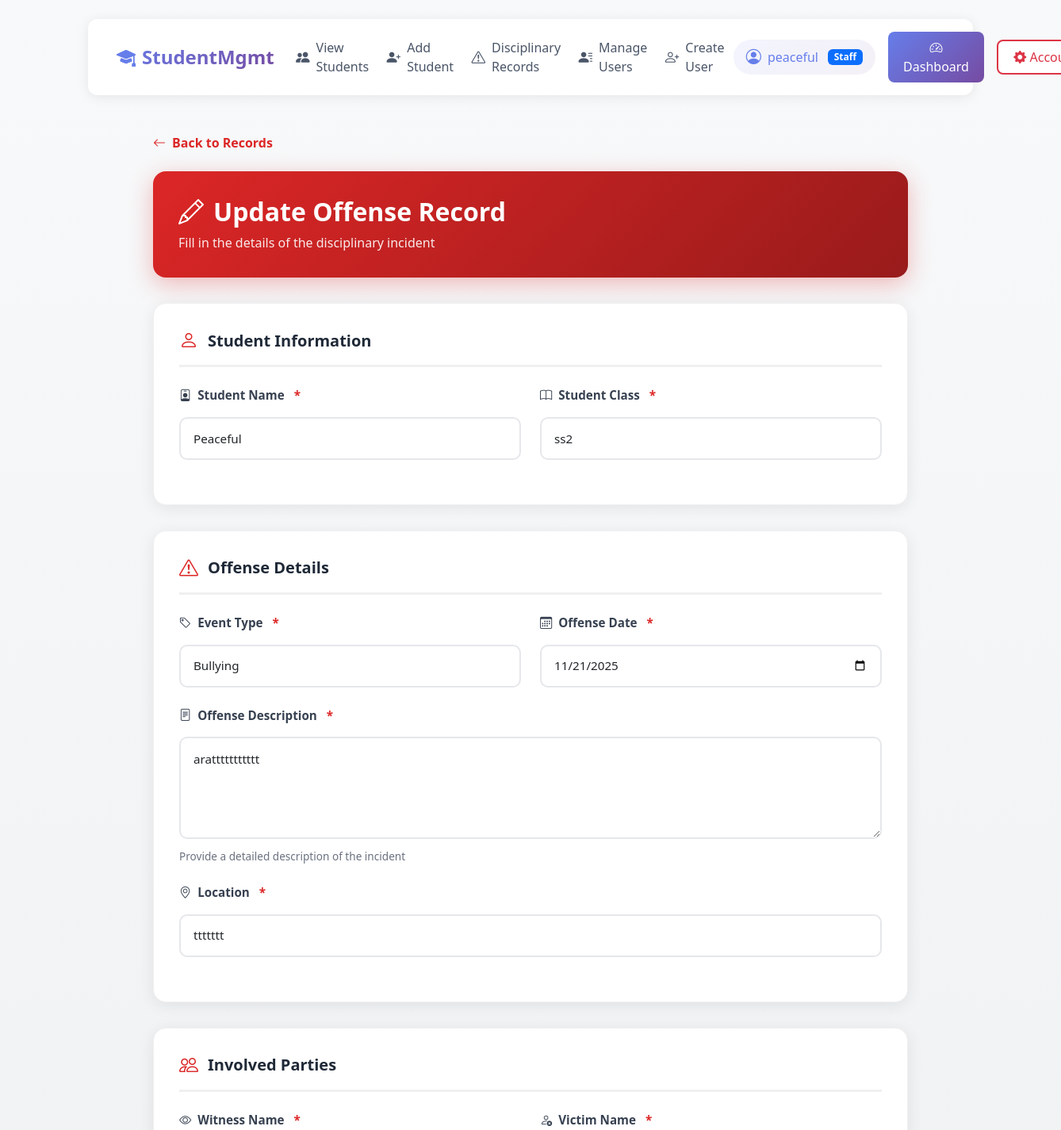
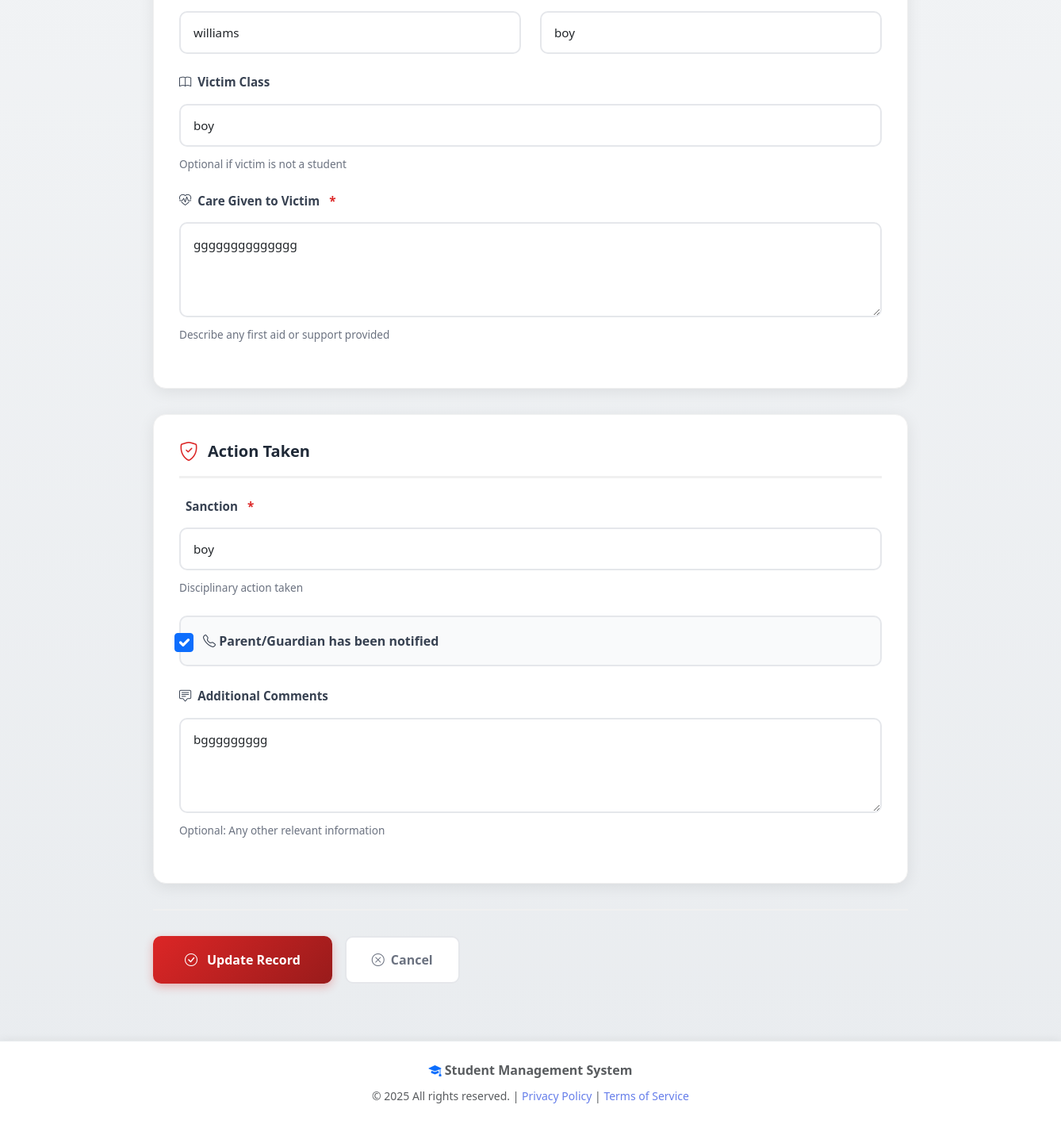
The app's page /committee/1/update/ (signed in) with its own data (2 pictures, top to bottom).
### committee/models.py (models this page shows, shortened)
class StudentOffense(models.Model):
    EVENT_CHOICES = [
        ("Discipline", "Discipline"),
        ("Bullying", "Bullying"),
        ("Incident", "Incident"),
        ("Accident", "Accident"),
    ]
    student = models.ForeignKey(
        Student,
        on_delete=models.CASCADE,
        related_name="committee_offenses",
        null=True,
        blank=True,
    )
    student_name = models.CharField(max_length=255)
    student_class = models.CharField(max_length=50)
    offense_description = models.TextField()
    offense_date = models.DateField()
    witness_name = models.CharField(max_length=255)
    victim_name = models.CharField(max_length=255)
    victim_class = models.CharField(max_length=50, blank=True, null=True)
    care_given_to_victim = models.TextField()
    location = models.CharField(max_length=255)
    event_type = models.CharField(max_length=50, choices=EVENT_CHOICES)
    sanction = models.CharField(max_length=255)
    parent_notified = models.BooleanField(default=False)
    other_comments = models.TextField(blank=True, null=True)

### committee/views.py (the view)
# urls.py: path("<int:offense_id>/update/", views.offense_update, name="offense_update"),
@login_required
def offense_update(request, offense_id):
    offense = get_object_or_404(StudentOffense, id=offense_id)
    if request.method == "POST":
        form = StudentOffenseForm(request.POST, instance=offense)
        if form.is_valid():
            form.save()
            messages.success(request, "Offense record updated successfully!")
            return redirect("committee:offense_detail", offense_id=offense.id)
    else:
        form = StudentOffenseForm(instance=offense)
    return render(
        request,
        "committee/offense_form.html",
        {"form": form, "offense": offense, "action": "Update"},
    )

### committee/forms.py
class StudentOffenseForm(forms.ModelForm):
    class Meta:
        model = StudentOffense
        fields = [
            "student_name",
            "student_class",
            "offense_description",
            "offense_date",
            "witness_name",
            "victim_name",
            "victim_class",
            "care_given_to_victim",
            "location",
            "event_type",
            "sanction",
            "parent_notified",
            "other_comments",
        ]
        widgets = {
            "offense_description": forms.Textarea(attrs={"rows": 4}),
            "care_given_to_victim": forms.Textarea(attrs={"rows": 3}),
            "other_comments": forms.Textarea(attrs={"rows": 3}),
            "offense_date": forms.DateInput(attrs={"type": "date"}),
        }

### committee/templates/committee/offense_form.html (shortened to what this page needs)
{% extends 'records/base.html' %}
{% load static %}
{% block content %}
<div class="form-container">
    <a href="{% url 'committee:offense_list' %}" class="back-button">
        <i class="bi bi-arrow-left"></i> Back to Records
    </a>
    <div class="form-header">
        <h1>
            <i class="bi bi-{% if action == 'Create' %}plus-circle{% else %}pencil{% endif %}"></i>
            {{ action }} Offense Record
        </h1>
        <p>Fill in the details of the disciplinary incident</p>
    </div>
    <form method="post" novalidate>
        <div class="form-card">
            <h3 class="section-title">
                <i class="bi bi-person"></i>
                Student Information
            </h3>
            <div class="form-row">
                <div class="form-group">
                    <label class="form-label required">
                        <i class="bi bi-person-badge"></i>
                        Student Name
                    </label>
                    {{ form.student_name }}
                </div>
                <div class="form-group">
                    <label class="form-label required">
                        <i class="bi bi-book"></i>
                        Student Class
                    </label>
                    {{ form.student_class }}
                </div>
            </div>
        </div>
        <div class="form-card">
            <h3 class="section-title">
                <i class="bi bi-exclamation-triangle"></i>
                Offense Details
            </h3>
            <div class="form-row">
                <div class="form-group">
                    <label class="form-label required">
                        <i class="bi bi-tag"></i>
                        Event Type
                    </label>
                    {{ form.event_type }}
                </div>
                <div class="form-group">
                    <label class="form-label required">
                        <i class="bi bi-calendar3"></i>
                        Offense Date
                    </label>
                    {{ form.offense_date }}
                </div>
            </div>
            <div class="form-row">
                <div class="form-group form-group-full">
                    <label class="form-label required">
                        <i class="bi bi-file-text"></i>
                        Offense Description
                    </label>
                    {{ form.offense_description }}
                    <span class="help-text">Provide a detailed description of the incident</span>
                </div>
            </div>
            <div class="form-row">
                <div class="form-group form-group-full">
                    <label class="form-label required">
                        <i class="bi bi-geo-alt"></i>
                        Location
                    </label>
                    {{ form.location }}
                </div>
            </div>
        </div>
        <div class="form-card">
            <h3 class="section-title">
                <i class="bi bi-people"></i>
                Involved Parties
            </h3>
            <div class="form-row">
                <div class="form-group">
                    <label class="form-label required">
                        <i class="bi bi-eye"></i>
                        Witness Name
                    </label>
                    {{ form.witness_name }}
                </div>
                <div class="form-group">
                    <label class="form-label required">
                        <i class="bi bi-person-x"></i>
                        Victim Name
                    </label>
                    {{ form.victim_name }}
                </div>
            </div>
            <div class="form-row">
                <div class="form-group">
                    <label class="form-label">
                        <i class="bi bi-book"></i>
                        Victim Class
                    </label>
                    {{ form.victim_class }}
                    <span class="help-text">Optional if victim is not a student</span>
                </div>
            </div>
            <div class="form-row">
                <div class="form-group form-group-full">
                    <label class="form-label required">
                        <i class="bi bi-heart-pulse"></i>
                        Care Given to Victim
                    </label>
                    {{ form.care_given_to_victim }}
                    <span class="help-text">Describe any first aid or support provided</span>
                </div>
            </div>
        </div>
        <div class="form-card">
            <h3 class="section-title">
                <i class="bi bi-shield-check"></i>
                Action Taken
            </h3>
            <div class="form-row">
                <div class="form-group form-group-full">
                    <label class="form-label required">
                        Sanction
                    </label>
                    {{ form.sanction }}
                    <span class="help-text">Disciplinary action taken</span>
                </div>
            </div>
            <div class="form-row">
                <div class="form-group form-group-full">
                    <label class="form-check">
                        {{ form.parent_notified }}
                        <span class="form-check-label">
                            <i class="bi bi-telephone"></i>
                            Parent/Guardian has been notified
                        </span>
                    </label>
                </div>
            </div>
            <div class="form-row">
                <div class="form-group form-group-full">
                    <label class="form-label">
                        <i class="bi bi-chat-square-text"></i>
                        Additional Comments
                    </label>
                    {{ form.other_comments }}
                    <span class="help-text">Optional: Any other relevant information</span>
                </div>
            </div>
        </div>
        <div class="form-actions">
            <button type="submit" class="btn-submit">
                <i class="bi bi-check-circle"></i>
                {{ action }} Record
            </button>
            <a href="{% url 'committee:offense_list' %}" class="btn-cancel">
                <i class="bi bi-x-circle"></i>
                Cancel
            </a>
        </div>
    </form>
</div>
{% endblock %}

### records/templates/records/base.html (shortened to what this page needs)
<!DOCTYPE html>
<html lang="en">
{% load static %}
<head>
    <link rel="stylesheet" href="https://cdn.jsdelivr.net/npm/bootstrap@5.3.0/dist/css/bootstrap.min.css">
    <link rel="stylesheet" href="https://cdn.jsdelivr.net/npm/bootstrap-icons@1.11.0/font/bootstrap-icons.css">
</head>
<body>
    <div class="container mt-4 mb-5">
        <nav class="navbar navbar-expand-lg navbar-light navbar-custom mb-4">
            <div class="container-fluid">
                <a class="navbar-brand" href="/">
                    <i class="bi bi-mortarboard-fill"></i>
                    StudentMgmt
                </a>
                <div class="collapse navbar-collapse" id="navbarContent">
                    <ul class="navbar-nav me-auto mb-2 mb-lg-0">
                        {% if request.user.is_authenticated %}
                            <li class="nav-item">
                                <a class="nav-link" href="{% url 'records:student_list' %}">
                                    <i class="bi bi-people-fill"></i> View Students
                                </a>
                            </li>
                            <li class="nav-item">
                                <a class="nav-link" href="{% url 'records:student_create' %}">
                                    <i class="bi bi-person-plus-fill"></i> Add Student
                                </a>
                            </li>
                            <li class="nav-item">
                            <a href="{% url 'committee:offense_list' %}" class="nav-link">
                                <i class="bi bi-exclamation-triangle"></i> Disciplinary Records
                            </a>
                        </li>
                            {% if request.user.is_superuser %}
                            <li class="nav-item">
                                <a class="nav-link" href="{% url 'accounts:user_list' %}">
                                    <i class="bi bi-person-lines-fill"></i> Manage Users
                                </a>
                            </li>
                            <li class="nav-item">
                                <a class="nav-link" href="{% url 'accounts:user_create' %}">
                                    <i class="bi bi-person-plus"></i> Create User
                                </a>
                            </li>
                            {% endif %}
                        {% endif %}
                    </ul>
                    <div class="ms-auto user-info">
                        {% if request.user.is_authenticated %}
                        <div class="user-badge">
                            <i class="bi bi-person-circle"></i>
                            <span>{{ request.user.get_full_name|default:request.user.username }}</span>
                            {% if request.user.is_staff %}
                            <span class="badge bg-primary ms-1">Staff</span>
                            {% endif %}
                        </div>
                        {% if request.user.is_staff %}
                        <a class="btn btn-custom btn-dashboard" href="{% url 'records:admin_dashboard' %}">
                            <i class="bi bi-speedometer2"></i> Dashboard
                        </a>
                        {% endif %}
                        <div class="dropdown">
                            <button class="btn btn-custom btn-logout dropdown-toggle" type="button" id="userDropdown"
                                data-bs-toggle="dropdown" aria-expanded="false">
                                <i class="bi bi-gear-fill"></i> Account
                            </button>
                        </div>
                        {% else %}
                        <a class="btn btn-custom btn-login" href="{% url 'accounts:login' %}">
                            <i class="bi bi-box-arrow-in-right"></i> Login
                        </a>
                        {% endif %}
                    </div>
                </div>
            </div>
        </nav>
        <div class="content-wrapper">
            {% block content %}{% endblock %}
        </div>
    </div>
    <footer class="mt-auto py-4">
        <div class="container text-center text-muted">
            <p class="mb-2">
                <i class="bi bi-mortarboard-fill text-primary"></i>
                <strong>Student Management System</strong>
            </p>
            <p class="mb-0">
                <small>&copy; {% now "Y" %} All rights reserved. |
                    <a href="#" class="text-decoration-none">Privacy Policy</a> |
                    <a href="#" class="text-decoration-none">Terms of Service</a>
                </small>
            </p>
        </div>
    </footer>
</body>
</html>

### records/templates/records/base.html (style rules this page uses)
:root { --primary-gradient: linear-gradient(135deg, #667eea 0%, #764ba2 100%); --primary-color: #667eea; --secondary-color: #764ba2; }
body { background: linear-gradient(to bottom, #f8f9fa 0%, #e9ecef 100%); min-height: 100vh; font-family: 'Segoe UI', Tahoma, Geneva, Verdana, sans-serif; }
.navbar-custom { background: white !important; box-shadow: 0 2px 15px rgba(0, 0, 0, 0.08); border-radius: 12px; padding: 1rem 1.5rem; }
.navbar-brand { font-weight: 700; font-size: 1.5rem; background: var(--primary-gradient); -webkit-background-clip: text; -webkit-text-fill-color: transparent; background-clip: text; display: flex; align-items: center; gap: 0.5rem; }
.navbar-brand i { -webkit-text-fill-color: #667eea; }
.user-info { display: flex; align-items: center; gap: 1rem; }
.user-badge { background: linear-gradient(135deg, #667eea15 0%, #764ba215 100%); padding: 0.5rem 1rem; border-radius: 50px; font-weight: 500; color: var(--primary-color); display: flex; align-items: center; gap: 0.5rem; }
.user-badge i { font-size: 1.2rem; }
.btn-custom { border-radius: 8px; padding: 0.5rem 1.2rem; font-weight: 500; transition: all 0.3s ease; border: 2px solid transparent; }
.btn-dashboard { background: var(--primary-gradient); color: white; border: none; }
.btn-logout { background: white; color: #dc3545; border: 2px solid #dc3545; }
.content-wrapper { animation: fadeIn 0.5s ease-in; }
.navbar-nav .nav-link { color: #4a5568; padding: 0.5rem 1rem; margin: 0 0.2rem; border-radius: 8px; transition: all 0.3s ease; font-weight: 500; display: flex; align-items: center; gap: 0.5rem; }
.navbar-nav .nav-link i { font-size: 1.1rem; }
footer { margin-top: 5rem; background: white; border-top: 1px solid #e9ecef; box-shadow: 0 -2px 10px rgba(0, 0, 0, 0.05); }
footer a { color: var(--primary-color); transition: all 0.3s ease; }

### records on screen
StudentOffense: student_name "Peaceful", student_class "ss2", event_type "Bullying", offense_date "11/21/2025", offense_description "arattttttttttt", location "ttttttt", witness_name "williams", victim_name "boy", victim_class "boy", care_given_to_victim "gggggggggggggg", sanction "boy", parent_notified "☑", other_comments "bggggggggg"

### other values on screen
{{ request.user.get_full_name|default:request.user.username }} "peaceful"
{{ action }} "Update"
